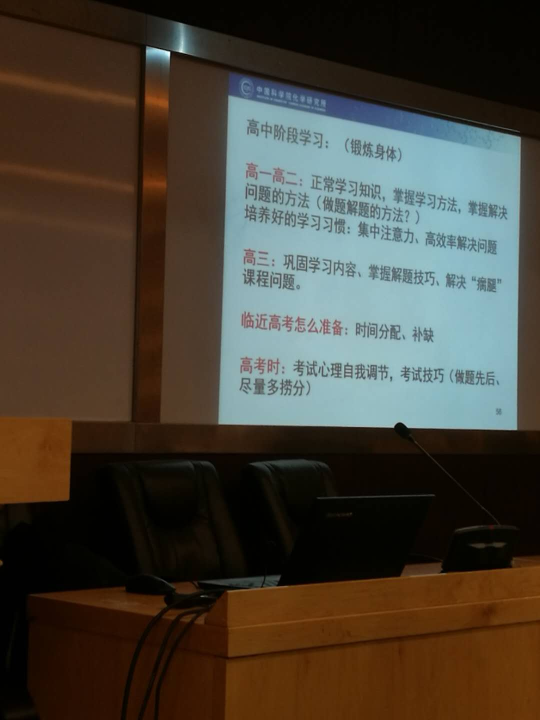
//> input picture IPCV/chapter2/hw1/2.jpeg, 1080 x 1440 px (shown at 1/2 size)
$ ./hw1 2.jpeg   (built with g++ and OpenCV 4)
//> lines starting //> are read from the running program, lines starting //| are printed output that depends on the picture; after the words box and inside, x2 and y2 are one past the last pixel; in counts of white or black regions, pixels touching at a corner belong together
#include <iostream>
#include <opencv2/opencv.hpp>
using namespace cv;
using namespace std;

Mat src, src_gray;
Mat dst;
Mat detected_edges;
Mat bdst;
Mat H;
Mat hdst;
vector<Vec2f> lines;
vector<Point> pts;

const char* window_name = "Tuning";
int blurSize = 5;
int cannyLowThreshold = 52;
int houghThreshold = 170;

// 滤除多余直线
vector<Vec2f> FilterLines(vector<Vec2f>& lines) {
  vector<vector<Vec2f>> part(4);
  vector<Vec2f> ret(4);
  for (size_t i = 0; i < lines.size(); i++) { // 分成左、上、右、下
    float rho = lines[i][0], theta = lines[i][1];
    if (abs(sin(theta)) < 0.5) {
      if (abs(rho) < src.cols/2) {
        part[0].push_back(lines[i]);
      } else {
        part[2].push_back(lines[i]);
      }
    } else {
      if (abs(rho) < src.rows/2) {
        part[1].push_back(lines[i]);
      } else {
        part[3].push_back(lines[i]);
      }
    }
  }
  for (int i = 0; i < 2; i++) { // 左、上：找 rho 最大的
    if (part[i].empty()) { return lines; }
    ret[i] = part[i][0];
    for (size_t j = 1; j < part[i].size(); j++) {
      float rho = part[i][j][0];
      if (abs(rho) > abs(ret[i][0])) {
        ret[i] = part[i][j];
      }
    }
  }
  for (int i = 2; i < 4; i++) { // 右、下：找 rho 最小的
    if (part[i].empty()) { return lines; }
    ret[i] = part[i][0];
    for (size_t j = 1; j < part[i].size(); j++) {
      float rho = part[i][j][0];
      if (abs(rho) < abs(ret[i][0])) {
        ret[i] = part[i][j];
      }
    }
  }
  return ret;
}

// 获取直线的四个交点
vector<Point> Intersect(vector<Vec2f>& lines) {
  vector<Point> ret;

  for (size_t i = 0; i < lines.size(); i++) {
    int j = (i < 3) ? i + 1 : 0;
    float rhoi = lines[i][0], thetai = lines[i][1];
    float rhoj = lines[j][0], thetaj = lines[j][1];

    Mat A(2, 2, CV_64F);
    Mat b(2, 1, CV_64F);
    Mat X(b);
    A.at<double>(0, 0) = cos(thetai);
    A.at<double>(0, 1) = sin(thetai);
    A.at<double>(1, 0) = cos(thetaj);
    A.at<double>(1, 1) = sin(thetaj);
    b.at<double>(0, 0) = rhoi;
    b.at<double>(1, 0) = rhoj;
    solve(A, b, X, DECOMP_LU);
    ret.push_back(Point(X.at<double>(0, 0), X.at<double>(1, 0)));
  }

  return ret;
}

// [58 lines left out: function TuningThreshold, not called in this run]

int main(int argc, char** argv) {
  src = imread(argv[1], IMREAD_COLOR);
//> src is the input picture: 1440 rows x 1080 cols, CV_8UC3; mean B, G, R 54.4, 64.5, 70.3
  if (src.empty()) {
    cout << "Could not open or find the image!" << endl;
    return -1;
  }

  cvtColor(src, src_gray, COLOR_BGR2GRAY);
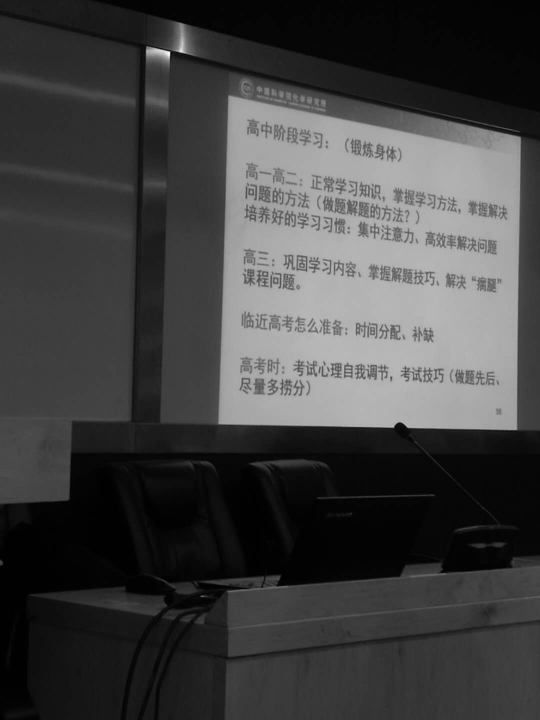
//> src_gray: 1440 rows x 1080 cols, CV_8UC1 (shown at 1/2 size); min 0, max 252, mean 65.1

  // [7 lines of commented-out code are left out]
  blur(src_gray, bdst, Size(blurSize,blurSize));
  Canny(bdst, detected_edges, cannyLowThreshold, cannyLowThreshold*3, 3);
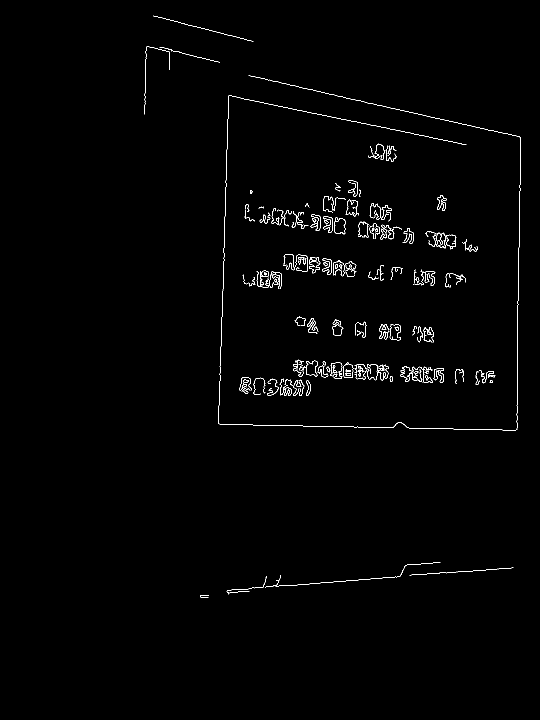
//> detected_edges: 1440 rows x 1080 cols, CV_8UC1 (shown at 1/2 size); 0.91% white in thin lines or dots, all inside (x1, y1, x2, y2) = (289, 31, 1042, 1196)
  // 2: Hough & Intersections
  HoughLines(detected_edges, lines, 1, CV_PI/180, houghThreshold, 0, 0);
//> lines = 4 lines (rho, theta): [1046, 0.02], [841, 1.59], [34, 1.8], [465, 0.03]
  lines = FilterLines(lines);
//> the loop in FilterLines, `for (size_t i = 0; i < lines.size(); i++)` made 4 passes
//> (rho, theta) on passes 1 to 4: (1046, 0.0175), (841, 1.59), (34, 1.8), (465, 0.0349)
//> lines = 4 items: [465, 0.03], [34, 1.8], [1046, 0.02], [841, 1.59]
  pts = Intersect(lines);
//> the loop in Intersect, `for (size_t i = 0; i < lines.size(); i++)` made 4 passes
//> (rhoi, thetai, rhoj, thetaj, X) on passes 1 to 4: (465, 0.0349, 34, 1.8, [460.4, 141.2]), (34, 1.8, 1046, 0.0175, [1041.4, 275.3]), (1046, 0.0175, 841, 1.59, [1031.2, 859.1]), (841, 1.59, 465, 0.0349, [435.6, 848.7])
//> pts = 4 Points (x, y): [460, 141], [1041, 275], [1031, 859], [435, 848]
  // 3: Homography transform
  dst.create(src.cols*3/4, src.cols, src.type());  // 创建长宽比为 4:3 结果图像
  vector<Point> dst_corner = {Point(0, 0), Point(dst.cols-1, 0),
    Point(dst.cols-1, dst.rows-1), Point(0, dst.rows-1)};
  H = findHomography(pts, dst_corner, RANSAC);
//> H = [[1.34, 0.0473, -621.9], [-0.235, 1.02, -35.61], [-0.000268, 1.8e-05, 1]]
  warpPerspective(src, dst, H, dst.size());
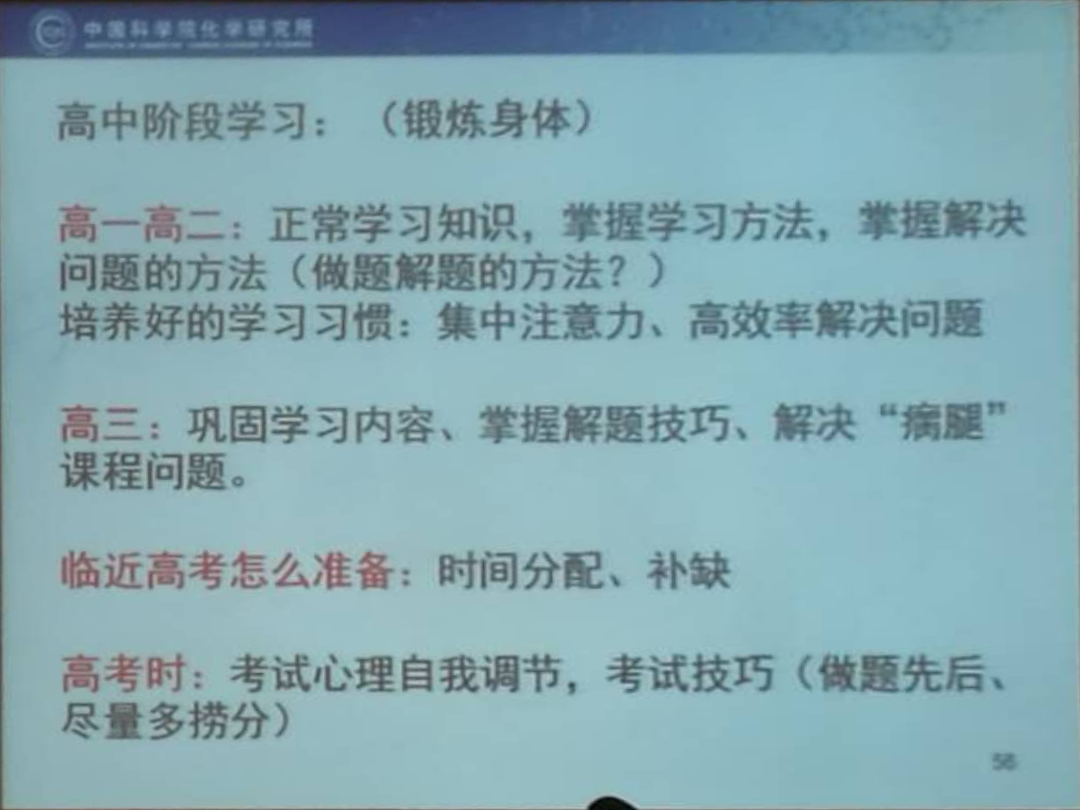
//> dst: 810 rows x 1080 cols, CV_8UC3; mean B, G, R 177.5, 169.1, 133.4
  imshow("单应变换", dst);

  waitKey(0);
  return 0;
}
